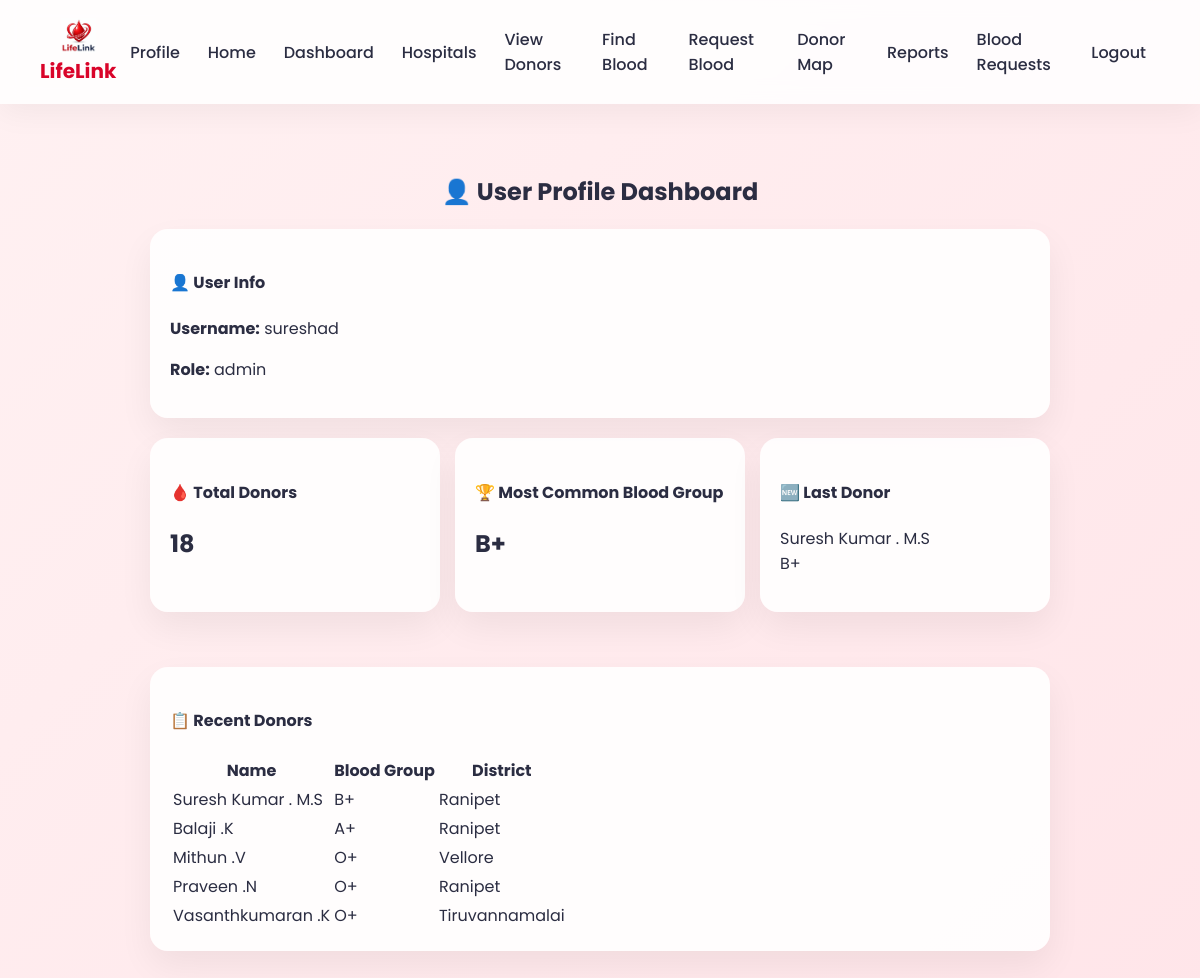
Page /profile (signed in) on the committed database.
### tables this page shows
CREATE TABLE donors(
        donor_id INTEGER PRIMARY KEY,
        name TEXT,
        age INTEGER,
        gender TEXT,
        blood_group TEXT,
        district TEXT,
        phone TEXT,
        email TEXT,
        bio TEXT
    );

### app.py (the view)
@app.route("/profile")
@login_required
def profile():
    conn = get_db()
    cursor = conn.cursor()
    username = session.get("username")
    role = session.get("role")
    cursor.execute("SELECT COUNT(*) FROM donors")
    total_donors = cursor.fetchone()[0]
    cursor.execute("SELECT name, blood_group FROM donors ORDER BY donor_id DESC LIMIT 1")
    last_donor = cursor.fetchone()
    cursor.execute("""
        SELECT blood_group, COUNT(*) as count
        FROM donors
        GROUP BY blood_group
        ORDER BY count DESC
        LIMIT 1
    """)
    common_bg = cursor.fetchone()
    cursor.execute("""
        SELECT name, blood_group, district
        FROM donors
        ORDER BY donor_id DESC
        LIMIT 5
    """)
    recent_donors = cursor.fetchall()
    conn.close()
    return render_template("profile.html",
        username=username,
        role=role,
        total_donors=total_donors,
        last_donor=last_donor,
        common_bg=common_bg,
        recent_donors=recent_donors
    )

### app.py (called while the page is built)
def get_db():
    conn = sqlite3.connect("database.db")
    conn.row_factory = sqlite3.Row
    return conn

def login_required(f):
    @wraps(f)
    def wrapper(*args, **kwargs):
        if "username" not in session:
            flash("Please login first")
            return redirect(url_for("login_page"))
        return f(*args, **kwargs)
    return wrapper

### templates/profile.html
{% extends "base.html" %}
{% block content %}
<div style="max-width:900px; margin:auto;">
<h2 style="text-align:center;">👤 User Profile Dashboard</h2>
<div class="card" style="padding:20px; margin-bottom:20px;">
    <h4>👤 User Info</h4>
    <p><strong>Username:</strong> {{ username }}</p>
    <p><strong>Role:</strong> {{ role }}</p>
</div>
<div style="display:flex; gap:15px; flex-wrap:wrap;">
<div class="card" style="flex:1; padding:20px;">
    <h4>🩸 Total Donors</h4>
    <h2>{{ total_donors }}</h2>
</div>
<div class="card" style="flex:1; padding:20px;">
    <h4>🏆 Most Common Blood Group</h4>
    <h2>{{ common_bg[0] if common_bg else 'N/A' }}</h2>
</div>
<div class="card" style="flex:1; padding:20px;">
    <h4>🆕 Last Donor</h4>
    <p>
        {{ last_donor[0] if last_donor else 'N/A' }} <br>
        {{ last_donor[1] if last_donor else '' }}
    </p>
</div>
</div>
<br>
<div class="card" style="padding:20px;">
    <h4>📋 Recent Donors</h4>
    <table class="table">
        <tr>
            <th>Name</th>
            <th>Blood Group</th>
            <th>District</th>
        </tr>
        {% for d in recent_donors %}
        <tr>
            <td>{{ d[0] }}</td>
            <td>{{ d[1] }}</td>
            <td>{{ d[2] }}</td>
        </tr>
        {% endfor %}
    </table>
</div>
</div>
{% endblock %}

### templates/base.html (style rules this page uses)
body { margin:0; font-family:'Poppins',sans-serif; background:linear-gradient(135deg,#fff1f2,#ffe5e9); color:#2b2d42; }
.card { background:rgba(255,255,255,0.9); padding:30px; border-radius:18px; box-shadow:0 15px 35px rgba(0,0,0,0.06); margin-bottom:30px; }

### rows in the picture
donors: name "Suresh Kumar . M.S", blood_group "B+", district "Ranipet"
donors: name "Balaji .K", blood_group "A+", district "Ranipet"
donors: name "Mithun .V", blood_group "O+", district "Vellore"
donors: name "Praveen .N", blood_group "O+", district "Ranipet"
donors: name "Vasanthkumaran .K", blood_group "O+", district "Tiruvannamalai"

### other values in the picture
{{ username }} "sureshad"
{{ role }} "admin"
{{ total_donors }} "18"
{{ common_bg[0] if common_bg else 'N/A' }} "B+"
